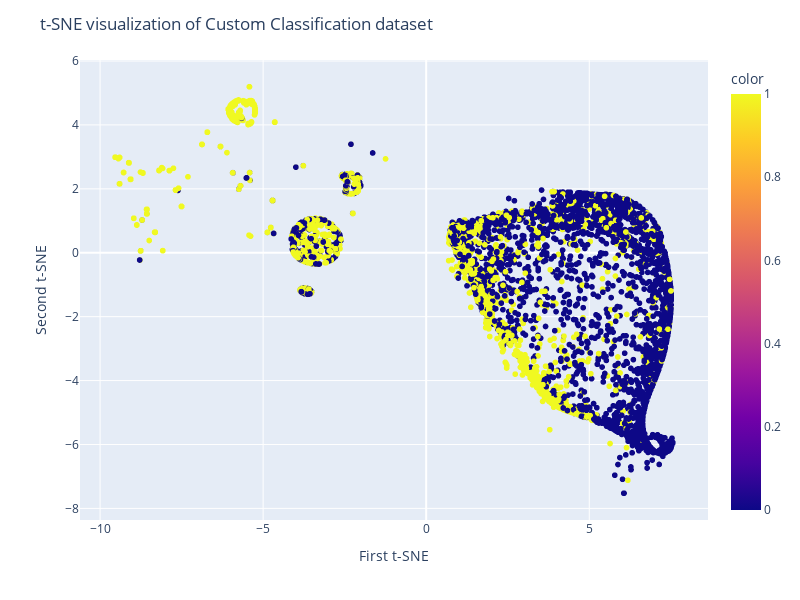

The cell this chart's notebook holds for it:
### Code cell
fig = px.scatter(x=X_tsne[:, 0], y=X_tsne[:, 1], color=y, width=800, height=600)
fig.update_layout(
    title="t-SNE visualization of Custom Classification dataset",
    xaxis_title="First t-SNE",
    yaxis_title="Second t-SNE",
)
fig.show()

### Figure 1 — Plotly figure (JSON) as saved in the notebook; plotly's stock layout.template omitted (floating-point values rounded to 4 significant figures; data arrays with more than 128 entries replaced by an {"elided": "..."} marker saying what was removed)
{"data": [{"hovertemplate": "x=%{x}<br>y=%{y}<br>color=%{marker.color}<extra></extra>", "legendgroup": "", "marker": {"color": {"elided": "7249 int values"}, "coloraxis": "coloraxis", "symbol": "circle"}, "mode": "markers", "name": "", "showlegend": false, "type": "scattergl", "x": {"elided": "7249 float values"}, "xaxis": "x", "y": {"elided": "7249 float values"}, "yaxis": "y"}], "layout": {"coloraxis": {"colorbar": {"title": {"text": "color"}}, "colorscale": [[0, "#0d0887"], [0.1111, "#46039f"], [0.2222, "#7201a8"], [0.3333, "#9c179e"], [0.4444, "#bd3786"], [0.5556, "#d8576b"], [0.6667, "#ed7953"], [0.7778, "#fb9f3a"], [0.8889, "#fdca26"], [1, "#f0f921"]]}, "height": 600, "legend": {"tracegroupgap": 0}, "margin": {"t": 60}, "title": {"text": "t-SNE visualization of Custom Classification dataset"}, "width": 800, "xaxis": {"anchor": "y", "domain": [0, 1], "title": {"text": "First t-SNE"}}, "yaxis": {"anchor": "x", "domain": [0, 1], "title": {"text": "Second t-SNE"}}}}
